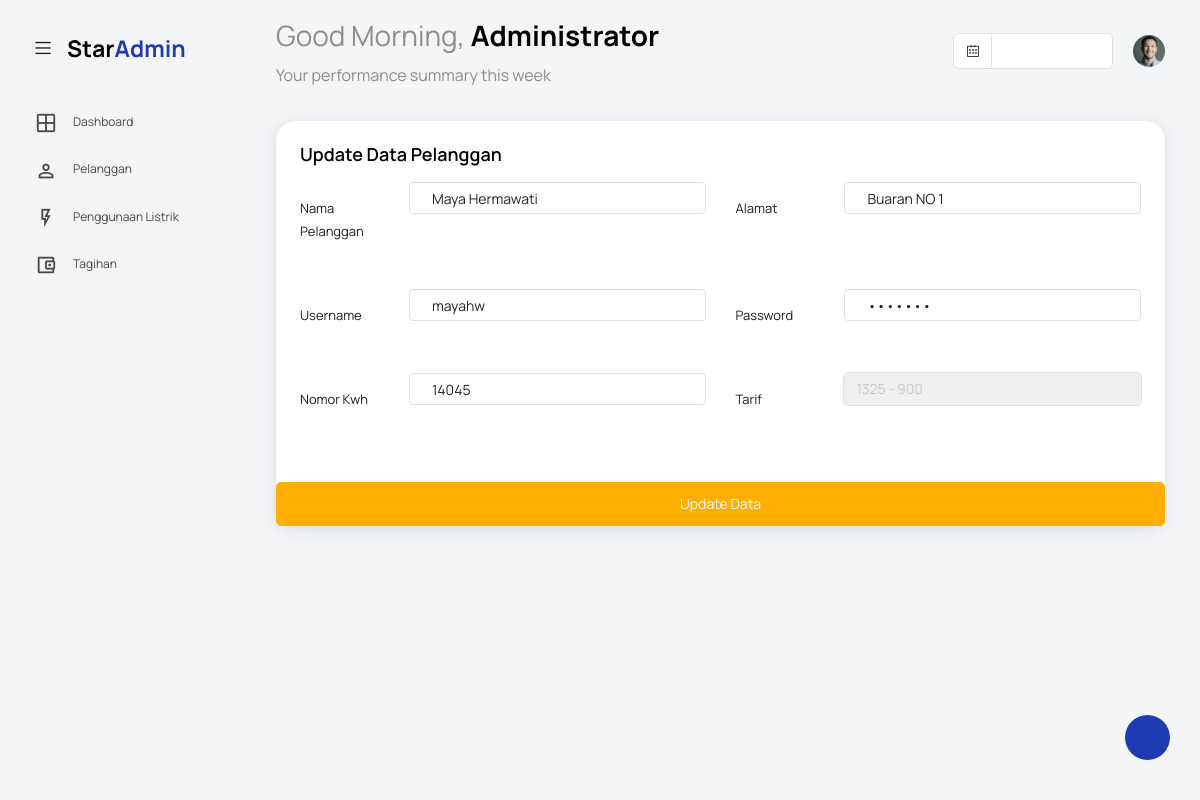
The app's page /updatepelanggan.php?id_pelanggan=1 (signed in) with its own data.
### tables this page shows
CREATE TABLE `pelanggan` (
  `id_pelanggan` int(20) NOT NULL,
  `username` varchar(50) NOT NULL,
  `password` varchar(50) NOT NULL,
  `nomor_kwh` int(25) NOT NULL,
  `nama_pelanggan` varchar(250) NOT NULL,
  `alamat` text NOT NULL,
  `id_tarif` int(20) NOT NULL
);

CREATE TABLE `tarif` (
  `id_tarif` int(20) NOT NULL,
  `daya` varchar(25) NOT NULL,
  `tarifperkwh` int(50) NOT NULL
);

### updatepelanggan.php (the view, shortened to what this page needs)
<?php include ("controller/connection.php");
$id = $_GET['id_pelanggan'];
$query = mysqli_query($con, "select * from pelanggan where id_pelanggan = '".$id."'");
$result = mysqli_fetch_assoc($query);
?>
<!DOCTYPE html>
<html lang="en"> <?php include ("headfoot/header.php"); ?> <body>
    <div class="main-panel">
      <div class="content-wrapper">
        <div class="row">
          <div class="col-12 grid-margin">
            <div class="card">
              <div class="card-body">
                <h4 class="card-title">Update Data Pelanggan</h4>
                <form class="form-sample" method="POST" action="controller/updatepelanggan.php">
                  <div class="row">
                    <div class="col-md-6">
                      <div class="form-group row">
                        <label class="col-sm-3 col-form-label">Nama Pelanggan</label>
                        <div class="col-sm-9">
                            <input type="text" name="nama" class="form-control" value="<?php echo $result['nama_pelanggan'];?>" />
                        </div>
                      </div>
                    </div>
                    <div class="col-md-6">
                      <div class="form-group row">
                        <label class="col-sm-3 col-form-label">Alamat</label>
                        <div class="col-sm-9">
                          <input type="text" class="form-control" name="alamat" value="<?php echo $result['alamat'];?>">
                      </div>
                      </div>
                    </div>
                  </div>
                  <div class="row">
                    <div class="col-md-6">
                      <div class="form-group row">
                        <label class="col-sm-3 col-form-label">Username</label>
                        <div class="col-sm-9">
                            <input type="text" name="username" class="form-control" value="<?php echo $result['username'];?>" />
                        </div>
                      </div>
                    </div>
                    <div class="col-md-6">
                      <div class="form-group row">
                        <label class="col-sm-3 col-form-label">Password</label>
                        <div class="col-sm-9">
                          <input type="password" class="form-control" name="password" value="<?php echo $result['password'];?>">
                      </div>
                      </div>
                    </div>
                  </div>
                  <div class="row">
                    <div class="col-md-6">
                      <div class="form-group row">
                        <label class="col-sm-3 col-form-label">Nomor Kwh</label>
                        <div class="col-sm-9">
                            <input type="text" name="nomorkwh" class="form-control" value="<?php echo $result['nomor_kwh'];?>" />
                        </div>
                      </div>
                    </div>
                    <div class="col-md-6">
                      <div class="form-group row">
                        <label class="col-sm-3 col-form-label">Tarif</label>
                        <div class="col-sm-9">
                        <select class="form-control" name="tarif">
                          <?php
                                $query = mysqli_query($con, "SELECT id_tarif, tarifperkwh, daya FROM tarif");
                                    while($data = mysqli_fetch_array($query)){ ?>
                                <option class="dropdown-item" value="<?php echo $data['id_tarif']?>"  <?php echo ($data['id_tarif'] ==  $result['id_tarif']) ? ' selected="selected"' : '';?>><?php echo $data['tarifperkwh']?> - <?php echo $data['daya']?></option>
                            <?php } ?>
                          </select>
                                    </div>
                      </div>
                    </div>
                  </div>
                  </div>
                  <input type="submit" name="update" value="Update Data" class="btn btn-warning">
              </div>
            </div>
          </div>
        </div>
      </div>
    </div>
  </body>
</html>

### records on screen
pelanggan: nama "Maya Hermawati", alamat "Buaran NO 1", username "mayahw", nomorkwh "14045", tarif "1325 - 900"

### other values on screen
$name "Administrator"
